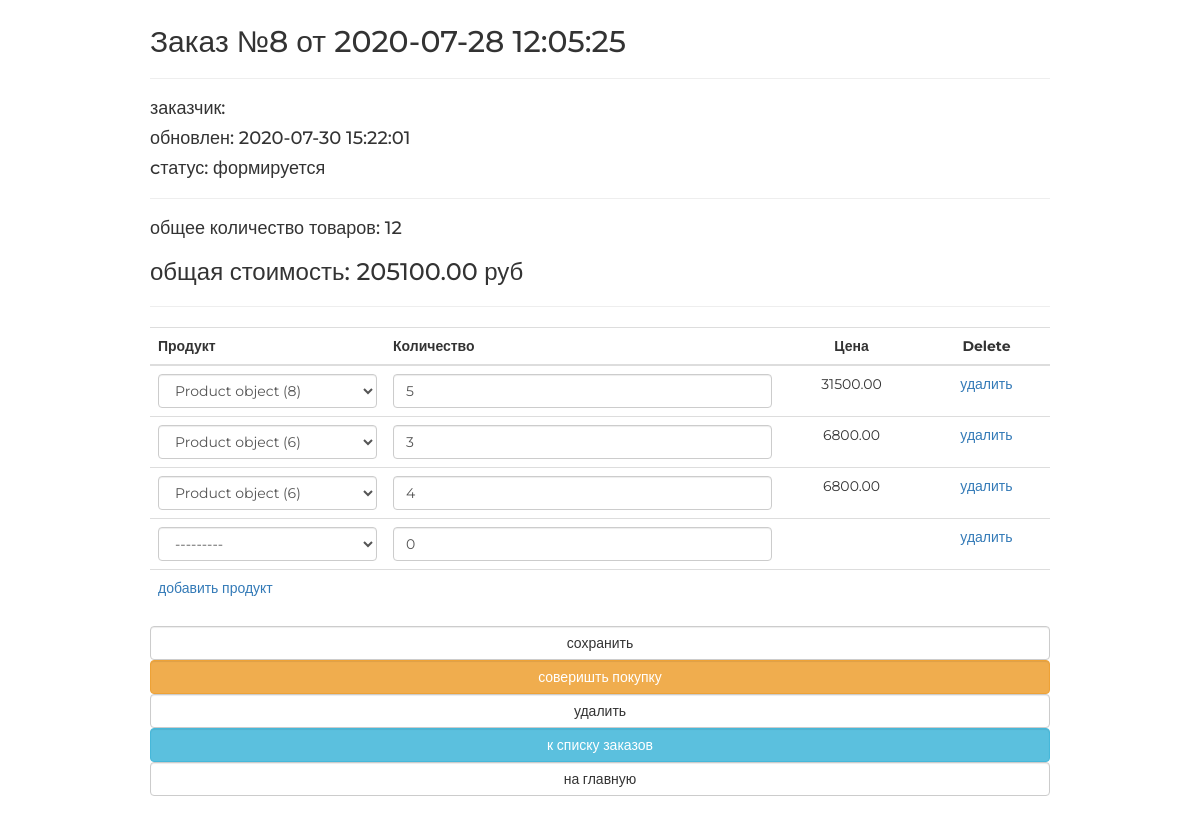
Screenshot of /orders/order/update/8/ with the database file from the repository.
### ordersapp/models.py (models this page shows, shortened)
class Order(models.Model):
    FORMING = 'FM'
    SENT_TO_PROCEED = 'STP'
    PROCEED = 'PRD'
    PAID = 'PD'
    READY = 'RDY'
    CANCEL = 'CNC'
    ORDER_STATUS_CHOICES = (
        (FORMING, 'формируется'),
        (SENT_TO_PROCEED, 'отправлен в обработку'),
        (PROCEED, 'оплачен'),
        (PAID, 'обрабатывается'),
        (READY, 'готов к выдаче'),
        (CANCEL, 'отменён'),
    )
    user = models.ForeignKey(get_user_model(), on_delete=models.CASCADE)
    created = models.DateTimeField(verbose_name='Создан', auto_now_add=True)
    updated = models.DateTimeField(verbose_name='Обновлён', auto_now=True)
    status = models.CharField(verbose_name='Статус',
                              max_length=3,
                              choices=ORDER_STATUS_CHOICES,
                              default=FORMING)
    is_active = models.BooleanField(verbose_name='активен',db_index=True, default=True)
    class Meta:
        ordering = ('pk',)
        verbose_name = 'заказ'
        verbose_name_plural = 'заказы'
    def get_summary(self):
        items = self.orderitems.select_related()
        return {
            'total_cost':sum(list(map(lambda x: x.quantity * x.product.price, items))),
            'total_quantity':sum(list(map(lambda x: x.quantity, items)))
        }

### mainapp/models.py (models this page shows)
class Product(models.Model):
    category = models.ForeignKey(ProductCategory, verbose_name='категория продукта', on_delete=models.CASCADE)
    name = models.CharField('имя продукта', max_length=128)
    image = models.ImageField(upload_to='products_images', blank=True)
    short_desc = models.CharField('краткое описание', max_length=64, blank=True)
    desc = models.TextField('описание товара', blank=True)
    price = models.DecimalField('цена продукта', max_digits=8, decimal_places=2, default=0)
    quantity = models.PositiveIntegerField('количество на складе', default=0)
    is_active = models.BooleanField(db_index=True, default=True)
    @staticmethod
    def get_active_items(self):
        return Product.objects.filter(category__is_active=True, is_active=True)

### ordersapp/views.py (the view, shortened to what this page needs)
# urls.py: path('order/update/<int:pk>/', ordersapp.OrderUpdate.as_view(), name='order_update'),
class OrderUpdate(UpdateView):
    model = Order
    form_class = OrderForm
    success_url = reverse_lazy('ordersapp:index')
    def get_context_data(self, **kwargs):
        data = super().get_context_data(**kwargs)
        OrderFormSet = inlineformset_factory(
            Order, OrderItem, form=OrderItemForm, extra=1
        )
        if self.request.POST:
            formset = OrderFormSet(self.request.POST, self.request.FILES,
                                   instance=self.object)
        else:
            queryset = self.object.orderitems.select_related()
            formset = OrderFormSet(instance=self.object, queryset=queryset)
            for form in formset.forms:
                if form.instance.pk:
                    form.initial['price'] = form.instance.product.price
        data['orderitems'] = formset
        return data

### ordersapp/forms.py
class OrderForm(BaseFormControlForm):
    class Meta:
        model = Order
        exclude = ('user', 'status', 'is_active')

### basketapp/context_processors.py (called while the page is built)
def basket(request):
    if request.user.is_authenticated:
        basket = request.user.basket.select_related().all()
    else:
        basket = []
    return {
        'basket':basket,
    }

### mainapp/context_processors.py (called while the page is built)
def menu(request):
    menu = ProductCategory.objects.filter(is_active=True)
    return {
        'categories': menu,
    }

### ordersapp/templates/ordersapp/order_form.html (shortened to what this page needs)
{% extends "ordersapp/base.html" %}
{% load static %}
{% load cache %}
{% block container %}
    {% include 'ordersapp/includes/inc__order_summary.html' %}
    <div class="order_form">
        <form method="post">
            <table class="table">
                {% for form in orderitems.forms %}
                    {% if forloop.first %}
                        <thead>
                        <tr>
                            {% for field in form.visible_fields %}
                                <th class="{% cycle 'td1' 'td2' 'td3' 'td4' %} order formset_td">
                                    {{ field.label|capfirst }}
                                </th>
                            {% endfor %}
                        </tr>
                        </thead>
                    {% endif %}
                    <tr class="formset_row">
                        {% for field in form.visible_fields %}
                            <td class="{% cycle 'td1' 'td2' 'td3' 'td4' %} order formset_td">
                                {% if field.name == 'price' %}
                                    {% if field.value %}
                                        <span class="orderitems-{{ forloop.parentloop.counter0 }}-price">
                                            {{ field.value }}
                                        </span>
                                    {% endif %}
                                {% else %}
                                    {% if field.name == 'product' %}
                                        {% cache 3600 orderitemform_product field.value %}
                                            {{ field }}
                                        {% endcache %}
                                    {% else %}
                                        {{ field }}
                                    {% endif %}
                                {% endif %}
                            </td>
                        {% endfor %}
                    </tr>
                {% endfor %}
            </table>
            <input type="submit" value="сохранить"
                    class="btn btn-default btn-round form-control last">
            {% include 'ordersapp/includes/inc__order_actions.html' %}
        </form>
    </div>
{% endblock %}

### ordersapp/templates/ordersapp/includes/inc__order_summary.html (shortened to what this page needs)
{% if object %}
    <div class="h2 order-title">Заказ №{{ object.pk }} от {{ object.created|date:"Y-m-d H:i:s" }}</div>
    <hr>
    <div class="h4 order-customer">заказчик: {{ user.last_name }} {{ user.first_name }} </div>
    <div class="h4 order-updated">обновлен: {{ object.updated|date:"Y-m-d H:i:s" }}</div>
    <div class="h4 order-status">cтатус: {{ object.get_status_display }}</div>
    <hr>
    {% with object_summary=object.get_summary %}
        <div class="h4">
            общее количество товаров:
            <span class="order_total_quantity">
                {{ object_summary.total_quantity }}
            </span>
        </div>
        <div class="h3">
            общая стоимость:
            <span class="order_total_quantity">
                {{ object_summary.total_cost }}
            </span> руб
        </div>
    {% endwith %}
{% endif %}
<hr>

### static/css/style.css (style rules this page uses)
* { margin: 0; padding: 0; }
.td3.order.formset_td { text-align: center; }
.td4.order.formset_td { text-align: center; }
body { font-family: 'Montserrat', sans-serif; }
html, body { height: 100%; }
table { width: 100%; }
td:first-child { width: 235px; }

### rows the page displays
Order: pk "8", created "2020-07-28 12:05:25", updated "2020-07-30 15:22:01", status "формируется"
Product: value "31500.00"
Product: value "6800.00" "6800.00"

### other values shown
{{ object_summary.total_quantity }} "12"
{{ object_summary.total_cost }} "205100.00"
{{ field.label|capfirst }} "Продукт" "Количество" "Цена" "Delete"
